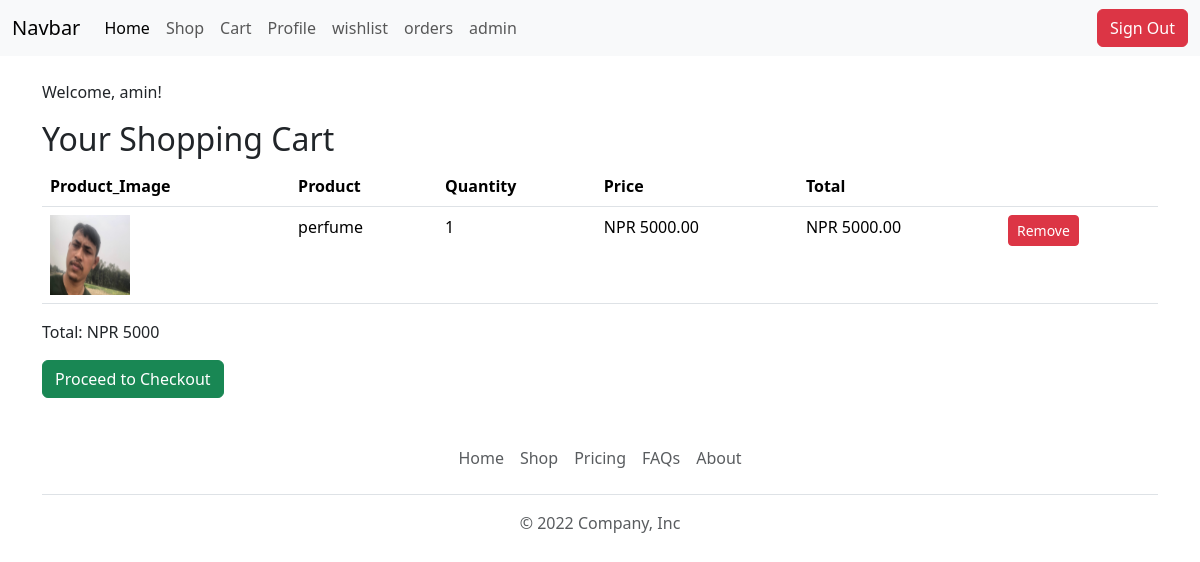
Screenshot of /cart/ (signed in) with the database file from the repository.
### ecommerce/models.py (models this page shows, shortened)
class Cart(models.Model):
    user = models.ForeignKey(User, on_delete=models.CASCADE)
    product = models.ForeignKey('Product',on_delete=models.CASCADE)
    quantity = models.PositiveIntegerField(default=1)
    def line_total(self):
        return self.quantity * self.product.price

class Product(models.Model):
    name = models.CharField(max_length = 225)
    image = models.FileField(upload_to='product_images/',null=True,blank=True)
    price = models.DecimalField(max_digits=10,decimal_places=2)
    quantity = models.IntegerField()
    description = models.TextField()

### ecommerce/views.py (the view)
# urls.py: path('cart/',cart),
def cart(request):
    user = request.user
    if user.is_authenticated:
        carts = Cart.objects.filter(user=user)
        total_price = 0
        for cart_item in carts:
            total_price += int(cart_item.product.price) * int(cart_item.quantity)
    else:
        carts = None
        total_price = None
    return render(request,"frontend/cart.html",{'carts':carts,'total_price':total_price})

### templates/frontend/cart.html
{% extends 'frontend/layout/main.html' %}
{% block content %}
<div class="container my-4">
    {% if user.is_authenticated %}
    <p>Welcome, {{ user.username }}!</p>
    <h2>Your Shopping Cart</h2>
    {% if carts %}
    <table class="table">
        <thead>
            <tr>
                <th scope="col">Product_Image</th>
                <th scope="col">Product</th>
                <th scope="col">Quantity</th>
                <th scope="col">Price</th>
                <th scope="col">Total</th>
                <th scope="col"></th>
            </tr>
        </thead>
        <tbody>
            {% for item in carts %}
            <tr>
                <td><img src="{{item.product.image.url}}" alt="{{item.product.image.url}}" loading="lazy" width="80" height="80">
                </td>
                <td>{{ item.product.name }}</td>
                <td>{{ item.quantity }}</td>
                <td>NPR {{ item.product.price }}</td>
                <td>NPR {{ item.line_total }}</td>
                <td>
                    <a href="/remove-from-cart/{{item.id}}" class="btn btn-danger btn-sm">Remove</a>
                </td>
            </tr>
            {% endfor %}
        </tbody>
    </table>
    <div class="mt-3">
        <p>Total: NPR {{total_price}} </p>
        <a href="/checkout/" class="btn btn-success">Proceed to Checkout</a>
    </div>
    {% else %}
    <p>Your cart is empty.</p>
    {% endif %}
    {% else %}
    <p class="text-center my-5">You are not logged in.</p>
    {% endif %}
</div>
{% endblock %}

### rows the page displays
Cart: product.image (picture), product.name "perfume", quantity "1", product.price "5000.00", line_total "5000.00"

### other values shown
{{ user.username }} "amin"
{{ total_price }} "5000"
